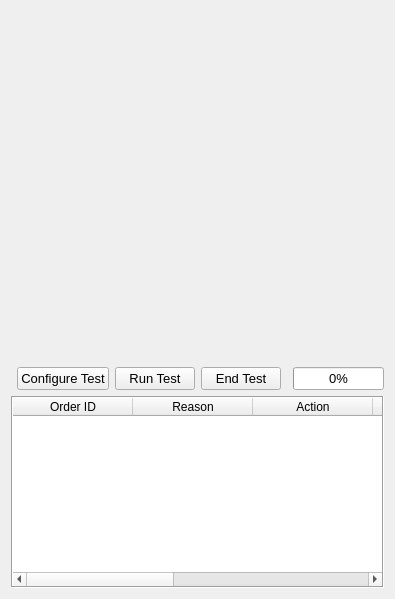
      <widget class="QWidget" name="backtestTab">
       <attribute name="title">
        <string>Backtest</string>
       </attribute>
       <layout class="QGridLayout" name="gridLayout_14">
        <item row="1" column="1">
         <widget class="QPushButton" name="configureTest">
          <property name="font">
           <font>
            <pointsize>10</pointsize>
           </font>
          </property>
          <property name="text">
           <string>Configure Test</string>
          </property>
         </widget>
        </item>
        <item row="2" column="0" colspan="6">
         <widget class="QTableWidget" name="backtestTable">
          <property name="sizePolicy">
           <sizepolicy hsizetype="Preferred" vsizetype="Maximum">
            <horstretch>0</horstretch>
            <verstretch>0</verstretch>
           </sizepolicy>
          </property>
          <property name="frameShape">
           <enum>QFrame::Box</enum>
          </property>
          <property name="frameShadow">
           <enum>QFrame::Sunken</enum>
          </property>
          <property name="showGrid">
           <bool>true</bool>
          </property>
          <property name="gridStyle">
           <enum>Qt::SolidLine</enum>
          </property>
          <property name="sortingEnabled">
           <bool>true</bool>
          </property>
          <property name="wordWrap">
           <bool>true</bool>
          </property>
          <attribute name="horizontalHeaderCascadingSectionResizes">
           <bool>true</bool>
          </attribute>
          <attribute name="horizontalHeaderDefaultSectionSize">
           <number>120</number>
          </attribute>
          <attribute name="horizontalHeaderStretchLastSection">
           <bool>true</bool>
          </attribute>
          <attribute name="verticalHeaderVisible">
           <bool>false</bool>
          </attribute>
          <attribute name="verticalHeaderCascadingSectionResizes">
           <bool>false</bool>
          </attribute>
          <attribute name="verticalHeaderDefaultSectionSize">
           <number>30</number>
          </attribute>
          <attribute name="verticalHeaderStretchLastSection">
           <bool>false</bool>
          </attribute>
          <column>
           <property name="text">
            <string>Order ID</string>
           </property>
          </column>
          <column>
           <property name="text">
            <string>Reason</string>
           </property>
          </column>
          <column>
           <property name="text">
            <string>Action</string>
           </property>
          </column>
          <column>
           <property name="text">
            <string>Method</string>
           </property>
          </column>
          <column>
           <property name="text">
            <string>Price</string>
           </property>
          </column>
          <column>
           <property name="text">
            <string>Percentage</string>
           </property>
          </column>
          <column>
           <property name="text">
            <string>Date</string>
           </property>
          </column>
         </widget>
        </item>
        <item row="1" column="5">
         <widget class="QProgressBar" name="backtestProgressBar">
          <property name="font">
           <font>
            <pointsize>10</pointsize>
           </font>
          </property>
          <property name="value">
           <number>0</number>
          </property>
          <property name="orientation">
           <enum>Qt::Horizontal</enum>
          </property>
          <property name="textDirection">
           <enum>QProgressBar::TopToBottom</enum>
          </property>
         </widget>
        </item>
        <item row="1" column="3">
         <widget class="QPushButton" name="endBacktest">
          <property name="font">
           <font>
            <pointsize>10</pointsize>
           </font>
          </property>
          <property name="text">
           <string>End Test</string>
          </property>
         </widget>
        </item>
        <item row="0" column="0" colspan="6">
         <widget class="PlotWidget" name="backtestGraph" native="true">
          <property name="sizePolicy">
           <sizepolicy hsizetype="MinimumExpanding" vsizetype="Preferred">
            <horstretch>0</horstretch>
            <verstretch>0</verstretch>
           </sizepolicy>
          </property>
          <property name="minimumSize">
           <size>
            <width>0</width>
            <height>350</height>
           </size>
          </property>
         </widget>
        </item>
        <item row="1" column="2">
         <widget class="QPushButton" name="runBacktest">
          <property name="font">
           <font>
            <pointsize>10</pointsize>
           </font>
          </property>
          <property name="text">
           <string>Run Test</string>
          </property>
         </widget>
        </item>
       </layout>
      </widget>
